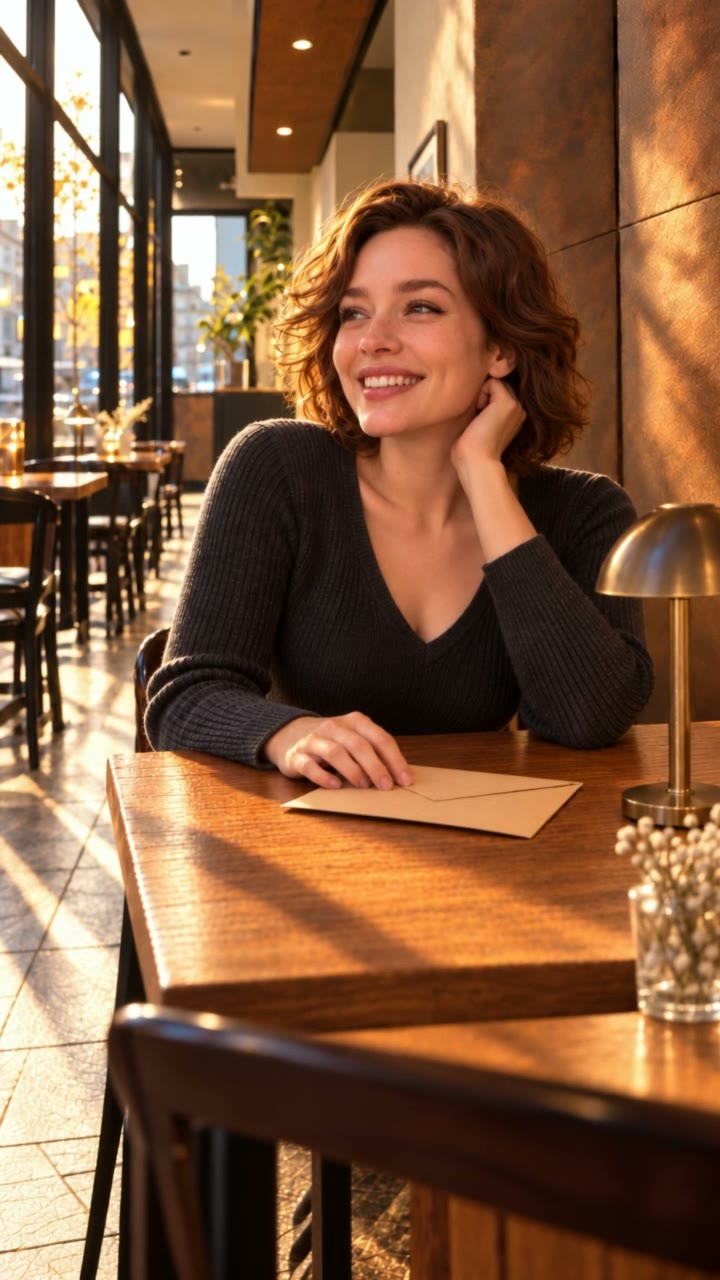
#> input picture reel-011-lighting-emotion/images/01_joy_1_start.jpg, 720 x 1280 px
$ python thumb_qc.py ../../../../../reel-011-lighting-emotion/images/01_joy_1_start.jpg
#> lines starting #> are read from the running program, lines starting #| are printed output that depends on the picture
#!/usr/bin/env python3
"""Check a thumbnail against the things that can be measured.

    thumb_qc.py thumb.png
    thumb_qc.py thumb.png --json report.json
    thumb_qc.py thumb.png --proof proof.png    # writes the 120px view

A clean report means shippable, not good. The 120px proof image is the part
worth actually looking at: that is the size where the click gets decided.
"""

import argparse
import json
import os
import sys

try:
    import numpy as np
    from PIL import Image
except ImportError:
    sys.exit("error: needs pillow and numpy")

W, H = 1280, 720
MAX_BYTES = 2 * 1024 * 1024
FEED_W = 120                      # a thumbnail in a phone feed
BADGE = (190, 60)                 # bottom-right duration badge, in 1280x720 px
EDGE_FRAC = 0.04                  # outer band that different surfaces may crop


def luma(img):
    a = np.asarray(img.convert("RGB"), dtype=np.float32)
    return 0.2126 * a[..., 0] + 0.7152 * a[..., 1] + 0.0722 * a[..., 2]


def check(path, proof_path=None):
    res, fails, warns = {}, [], []
    img = Image.open(path)
#> img is the input picture: PIL image 720x1280 RGB; mean R, G, B 130.5, 91.2, 62.2
    size_bytes = os.path.getsize(path)

    # --- hard API constraints -------------------------------------------
    res["dimensions"] = f"{img.width}x{img.height}"
    if (img.width, img.height) != (W, H):
        fails.append(f"dimensions {img.width}x{img.height}, must be {W}x{H}")

    res["bytes"] = size_bytes
    res["mb"] = round(size_bytes / 1024 / 1024, 2)
    if size_bytes > MAX_BYTES:
        fails.append(f"{res['mb']} MB exceeds the 2 MB upload limit")

    if img.format not in ("PNG", "JPEG", "GIF", "BMP"):
        fails.append(f"format {img.format} not accepted by YouTube")
    res["format"] = img.format

    full = luma(img)
#> in luma, `return 0.2126 * a[..., 0] + 0.7152 * a[..., 1] + 0.0722 * a[..., 2]`:
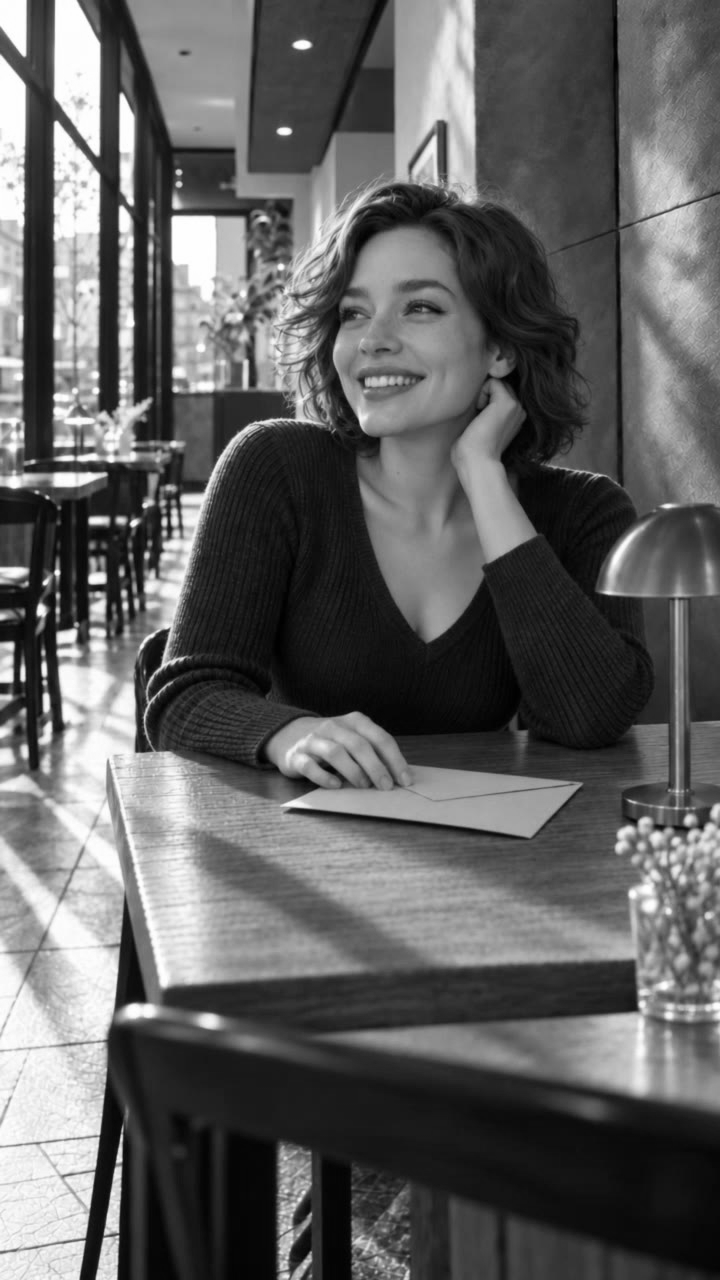
#> returned value: shape (1280, 720) float32; min 0.638, max 255, mean 97.5

    # --- global contrast -------------------------------------------------
    std = float(full.std())
#> std = 71.03
    res["contrast_std"] = round(std, 1)
    if std < 45:
        fails.append(f"luma std {std:.1f} < 45 — too flat, will disappear in a feed")
    elif std < 55:
        warns.append(f"luma std {std:.1f} is low; consider more separation")

    # --- the 120px test --------------------------------------------------
    feed_h = round(FEED_W * H / W)
    feed = img.convert("RGB").resize((FEED_W, feed_h), Image.LANCZOS)
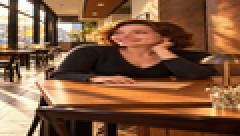
#> feed: PIL image 120x68 RGB (shown 2 times larger); mean R, G, B 130.4, 91.1, 62.2
    fl = luma(feed)
#> in luma (call 2), `return 0.2126 * a[..., 0] + 0.7152 * a[..., 1] + 0.0722 * a[..., 2]`:
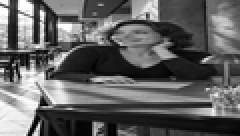
#> returned value: shape (68, 120) float32 (shown 2 times larger); min 0, max 255, mean 97.4
    feed_std = float(fl.std())
#> feed_std = 68.32
    res["feed_contrast_std"] = round(feed_std, 1)
    if feed_std < 38:
        fails.append(
            f"at {FEED_W}px the image flattens to std {feed_std:.1f} — "
            "detail is not surviving downscale"
        )

    # Bright text on a dark ground (or the reverse) leaves high-frequency edges
    # after downscaling. If almost none survive, the type is unreadable there.
    gx = np.abs(np.diff(fl, axis=1)).mean()
#> gx = 15.41
    gy = np.abs(np.diff(fl, axis=0)).mean()
#> gy = 22.21
    edge = float((gx + gy) / 2)
#> edge = 18.81
    res["feed_edge_energy"] = round(edge, 2)
    if edge < 4.0:
        warns.append(
            f"low edge energy at {FEED_W}px ({edge:.1f}) — text or subject may be mush"
        )

    # --- focal dominance -------------------------------------------------
    # How much of the frame is meaningfully brighter than the median? A single
    # subject should own a chunk of the frame without filling it.
    med = float(np.median(full))
#> med = 79
    bright = float((full > med + 28).mean())
#> bright = 0.404
    res["bright_fraction"] = round(bright, 3)
    if bright < 0.08:
        warns.append(f"only {bright:.0%} of the frame carries emphasis — no clear subject")
    elif bright > 0.62:
        warns.append(f"{bright:.0%} of the frame is emphasised — nothing dominates")

    # --- duration-badge safe zone ----------------------------------------
    badge = full[H - BADGE[1]:, W - BADGE[0]:]
#> badge = empty array
    badge_var = float(badge.std())
#> badge_var = nan
    res["badge_zone_std"] = round(badge_var, 1)
    if badge_var > 30:
        warns.append(
            "content in the bottom-right duration-badge zone "
            f"(std {badge_var:.0f}); the badge will cover it"
        )

    # --- edge safety -----------------------------------------------------
    ex, ey = int(W * EDGE_FRAC), int(H * EDGE_FRAC)
    inner = np.zeros_like(full, dtype=bool)
    inner[ey:H - ey, ex:W - ex] = True
    outer_energy = float(np.abs(np.diff(full, axis=1))[~inner[:, 1:]].mean())
#> outer_energy = 3.45
    res["edge_band_energy"] = round(outer_energy, 2)
    if outer_energy > 18:
        warns.append(
            f"busy outer {EDGE_FRAC:.0%} band (energy {outer_energy:.0f}) — "
            "may be cropped on some surfaces"
        )

    if proof_path:
        # A strip: the real size, then a 3x nearest-neighbour blow-up of it,
        # so the mush is visible without squinting at a 120px image.
        big = feed.resize((FEED_W * 3, feed_h * 3), Image.NEAREST)
        sheet = Image.new("RGB", (FEED_W * 4 + 24, feed_h * 3), (16, 20, 26))
        sheet.paste(feed, (8, (feed_h * 3 - feed_h) // 2))
        sheet.paste(big, (FEED_W + 16, 0))
        sheet.save(proof_path)
        res["proof"] = proof_path

    return res, fails, warns


def main():
    ap = argparse.ArgumentParser(description=__doc__,
                                 formatter_class=argparse.RawDescriptionHelpFormatter)
    ap.add_argument("image")
    ap.add_argument("--json", help="write the report here")
    ap.add_argument("--proof", help="write a 120px proof image here")
    args = ap.parse_args()

    res, fails, warns = check(args.image, args.proof)
#> res = 10 items; fails = ['dimensions 720x1280, must be 1280x720']; warns = []

    print(f"\n  {os.path.basename(args.image)}")
    for k, v in res.items():
        print(f"    {k:22s} {v}")
#> this loop made 10 passes
#> (k, v) on passes 1 to 10: ('dimensions', '720x1280'), ('bytes', 119911), ('mb', 0.11), ('format', 'JPEG'), ('contrast_std', 71), ('feed_contrast_std', 68.3), ('feed_edge_energy', 18.81), ('bright_fraction', 0.404), ('badge_zone_std', nan), ('edge_band_energy', 3.45)
#|     dimensions             720x1280
#|     bytes                  119911
#|     mb                     0.11
#|     format                 JPEG
#|     contrast_std           71.0
#|     feed_contrast_std      68.3
#|     feed_edge_energy       18.81
#|     bright_fraction        0.404
#> (further printed lines are left out)
    for w in warns:
        print(f"    warn   {w}")
#> this loop made 0 passes
    for f in fails:
        print(f"    FAIL   {f}")
#> this loop made 1 pass
#|     FAIL   dimensions 720x1280, must be 1280x720
    verdict = "FAIL" if fails else ("ok, with warnings" if warns else "ok")
#> verdict = 'FAIL'
    print(f"    {'verdict':22s} {verdict}\n")
#|     verdict                FAIL

    if args.json:
        with open(args.json, "w") as fh:
            json.dump({"metrics": res, "fails": fails, "warnings": warns}, fh, indent=2)

#> (the run stopped early here; a loop or call above may not have finished)

$ run again, on reel-011-lighting-emotion/images/01_joy_3_end.jpg
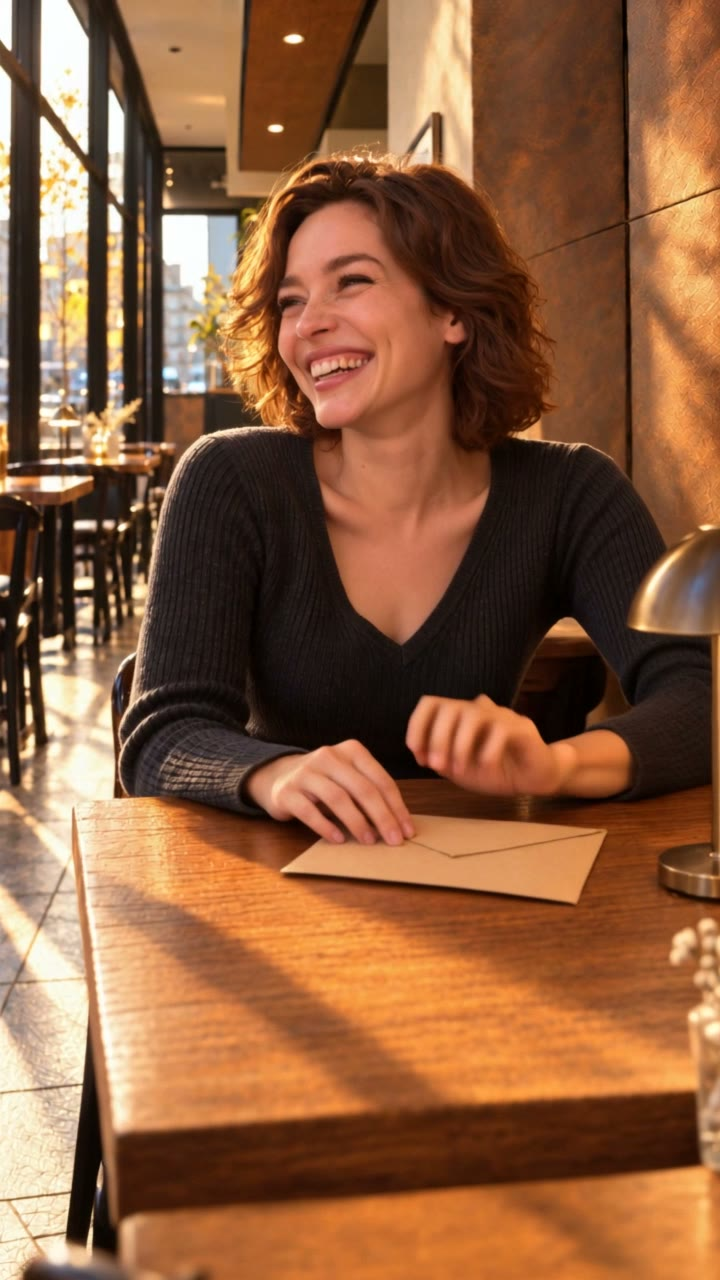
#> input picture reel-011-lighting-emotion/images/01_joy_3_end.jpg, 720 x 1280 px
#> in check, img is the input picture: PIL image 720x1280 RGB; mean R, G, B 140.3, 93.9, 62
#> in luma, `return 0.2126 * a[..., 0] + 0.7152 * a[..., 1] + 0.0722 * a[..., 2]`:
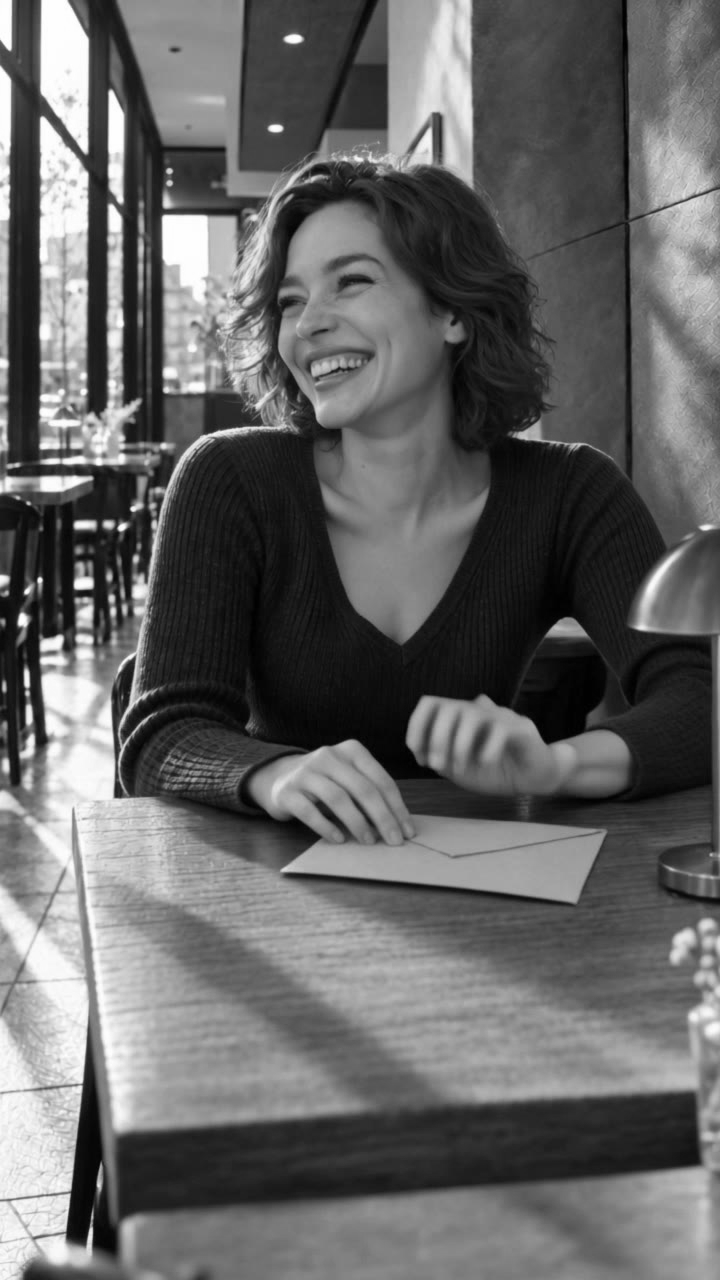
#> returned value: shape (1280, 720) float32; min 0, max 255, mean 101.5
#> std = 65.19
#> a: shape (68, 120, 3) float32
#> in luma (call 2), `return 0.2126 * a[..., 0] + 0.7152 * a[..., 1] + 0.0722 * a[..., 2]`:
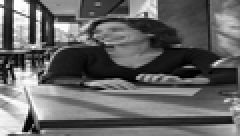
#> returned value: shape (68, 120) float32 (shown 2 times larger); min 0, max 255, mean 101.4
#> feed_std = 62.72
#> gx = 13.49
#> gy = 21.56
#> edge = 17.53
#> med = 96.2
#> bright = 0.38
#> badge = empty array
#> badge_var = nan
#> outer_energy = 3.01
#> res = 10 items; fails = ['dimensions 720x1280, must be 1280x720']; warns = []
#> the loop in main, `for k, v in res.items():` made 10 passes
#> (k, v) on passes 1 to 8: ('dimensions', '720x1280'), ('bytes', 109046), ('mb', 0.1), ('format', 'JPEG'), ('contrast_std', 65.2), ('feed_contrast_std', 62.7), ('feed_edge_energy', 17.53), ('bright_fraction', 0.38)
#> (printed output is left out)
#> the loop in main, `for f in fails:` made 1 pass
#> (printed output is left out)
#> verdict = 'FAIL'
#|     verdict                FAIL

$ run again, on reel-011-lighting-emotion/images/02_hope_1_start.jpg
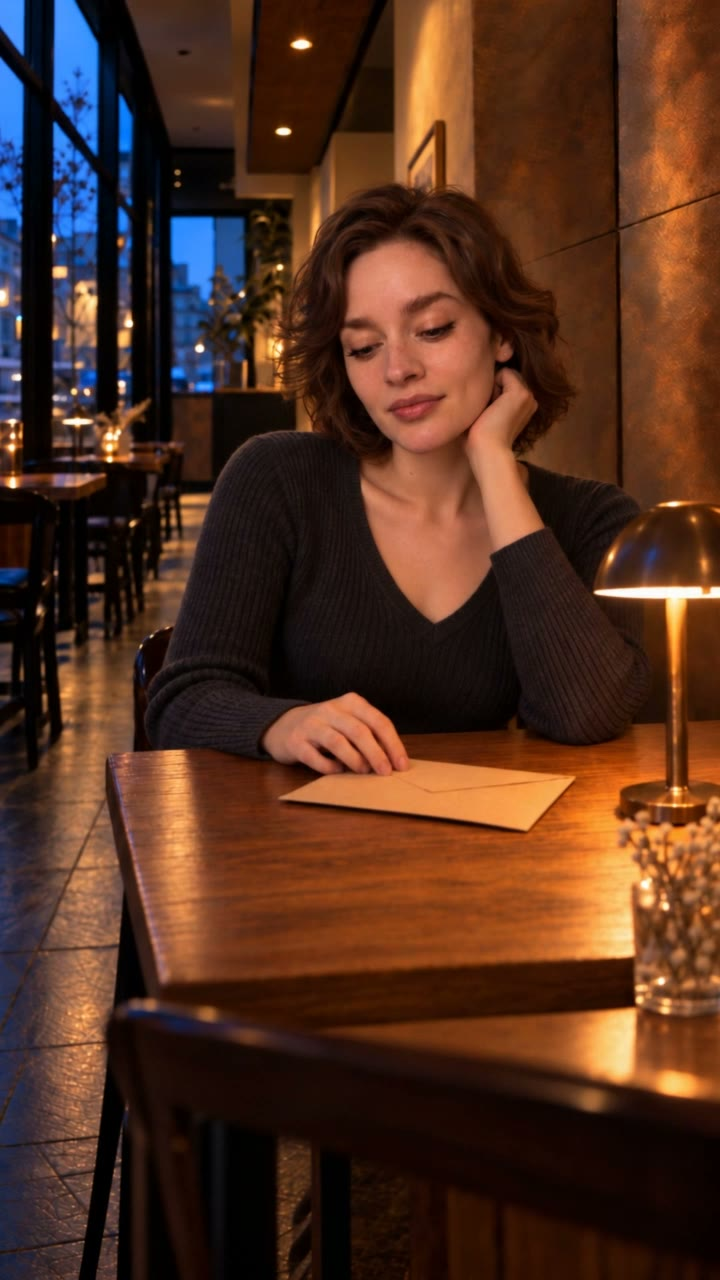
#> input picture reel-011-lighting-emotion/images/02_hope_1_start.jpg, 720 x 1280 px
#> in check, img is the input picture: PIL image 720x1280 RGB; mean R, G, B 81.9, 48.4, 32.3
#> in luma, `return 0.2126 * a[..., 0] + 0.7152 * a[..., 1] + 0.0722 * a[..., 2]`:
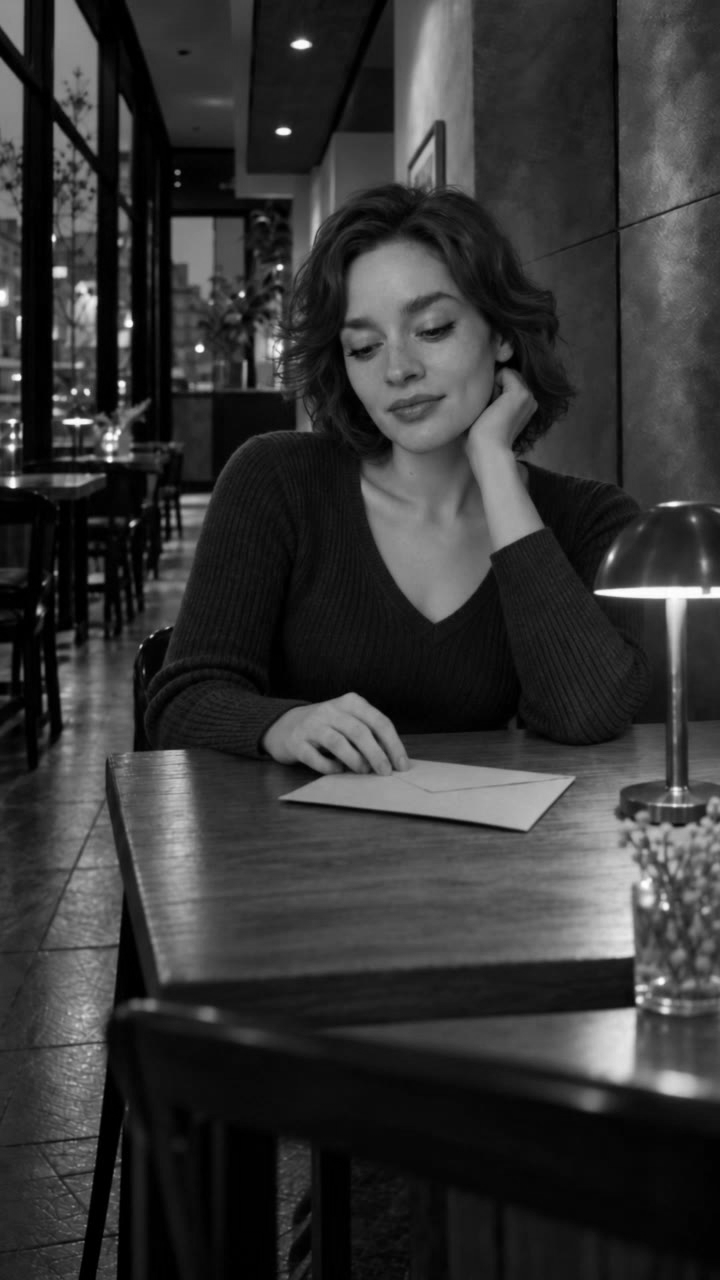
#> returned value: shape (1280, 720) float32; min 0, max 254.8, mean 54.3
#> std = 46.59
#> a: shape (68, 120, 3) float32
#> in luma (call 2), `return 0.2126 * a[..., 0] + 0.7152 * a[..., 1] + 0.0722 * a[..., 2]`:
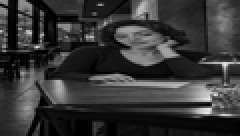
#> returned value: shape (68, 120) float32 (shown 2 times larger); min 0, max 233.6, mean 54.4
#> feed_std = 44.53
#> gx = 9.61
#> gy = 14.99
#> edge = 12.3
#> med = 42.34
#> bright = 0.307
#> badge = empty array
#> badge_var = nan
#> outer_energy = 2.08
#> res = 10 items; fails = ['dimensions 720x1280, must be 1280x720']; warns = 1 item
#> the loop in main, `for k, v in res.items():` made 10 passes
#> (k, v) on passes 1 to 8: ('dimensions', '720x1280'), ('bytes', 94060), ('mb', 0.09), ('format', 'JPEG'), ('contrast_std', 46.6), ('feed_contrast_std', 44.5), ('feed_edge_energy', 12.3), ('bright_fraction', 0.307)
#> (printed output is left out)
#> the loop in main, `for w in warns:` made 1 pass
#|     warn   luma std 46.6 is low; consider more separation
#> the loop in main, `for f in fails:` made 1 pass
#> (printed output is left out)
#> verdict = 'FAIL'
#|     verdict                FAIL
